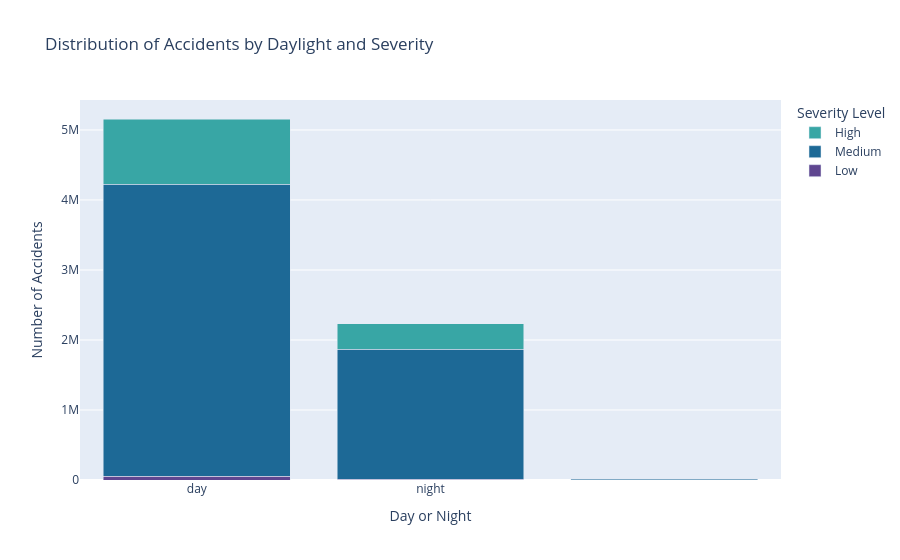

Write notebook code for a chart like this one.
### Code cell
import plotly.express as px
dn_analysis = (
    df_parsed.with_columns(
        pl.col("Sunrise_Sunset").alias("D/N")
    )
    .group_by(["D/N", "Severity"])
    .agg(pl.len().alias("Severity_Count"))
    .sort("D/N")
)

severity_labels = {
    0: "Low",
    1: "Medium",
    2: "High"
}

colors = px.colors.qualitative.Prism

fig4 = go.Figure()

for i, (sev_val, label) in enumerate(severity_labels.items()):
    subset = dn_analysis.filter(pl.col("Severity") == sev_val)

    fig4.add_trace(
        go.Bar(
            x=subset["D/N"],
            y=subset["Severity_Count"],
            name=label,
            marker_color=colors[i % len(colors)]
        )
    )

fig4.update_layout(
    title="Distribution of Accidents by Daylight and Severity",
    xaxis_title="Day or Night",
    yaxis_title="Number of Accidents",
    barmode="stack",
    legend_title="Severity Level",
    xaxis=dict(
        tickmode="array",
        tickvals=[0, 1],
        ticktext=["day", "night"]
    )
)

fig4.show()

### Figure 1 — Plotly figure (JSON) as saved in the notebook; plotly's stock layout.template omitted (floating-point values rounded to 4 significant figures)
{"data": [{"marker": {"color": "rgb(95, 70, 144)"}, "name": "Low", "type": "bar", "x": [0, 1, 2], "y": [53336, 11877, 204]}, {"marker": {"color": "rgb(29, 105, 150)"}, "name": "Medium", "type": "bar", "x": [0, 1, 2], "y": [4174385, 1852944, 19648]}, {"marker": {"color": "rgb(56, 166, 165)"}, "name": "High", "type": "bar", "x": [0, 1, 2], "y": [928594, 364298, 686]}], "layout": {"barmode": "stack", "legend": {"title": {"text": "Severity Level"}}, "title": {"text": "Distribution of Accidents by Daylight and Severity"}, "xaxis": {"tickmode": "array", "ticktext": ["day", "night"], "tickvals": [0, 1], "title": {"text": "Day or Night"}}, "yaxis": {"title": {"text": "Number of Accidents"}}}}
